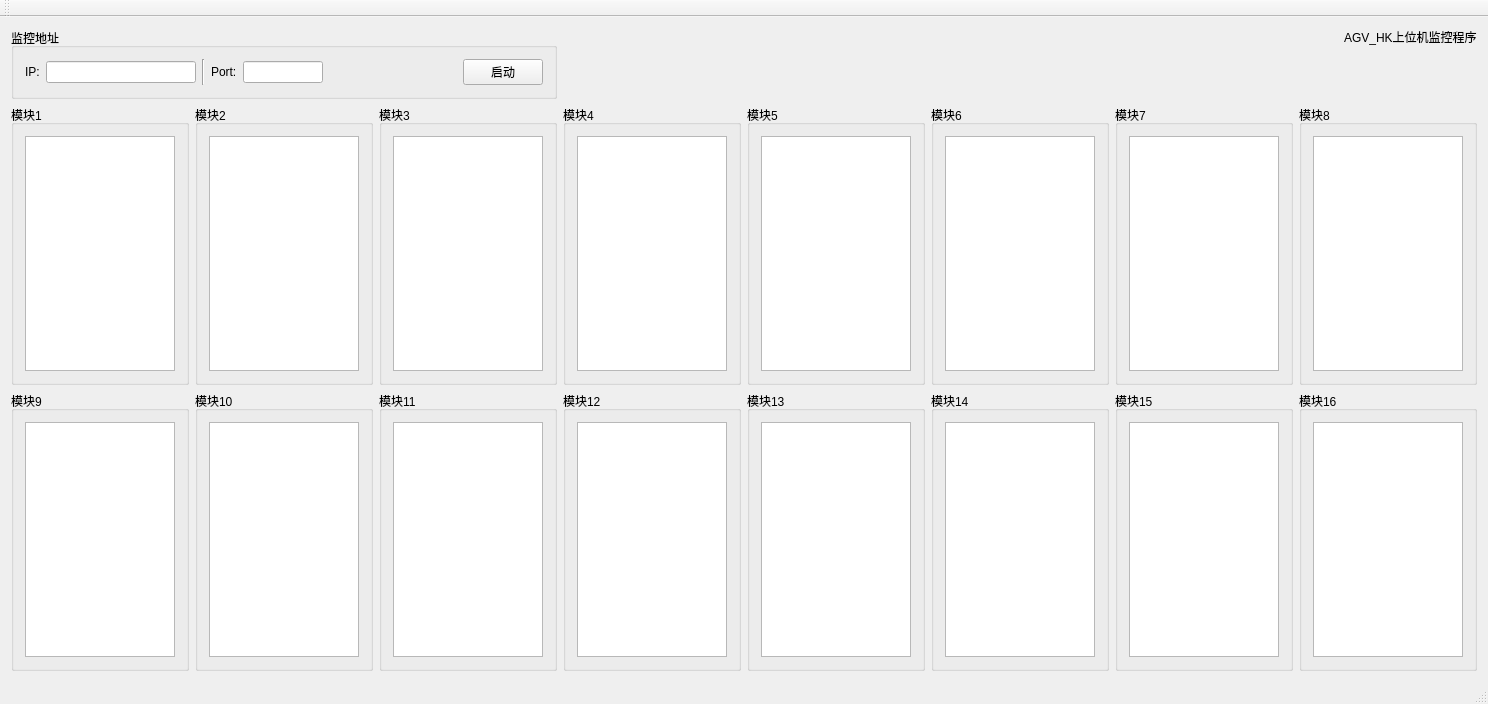
<?xml version="1.0" encoding="UTF-8"?>
<ui version="4.0">
 <class>MainWindow</class>
 <widget class="QMainWindow" name="MainWindow">
  <property name="windowModality">
   <enum>Qt::ApplicationModal</enum>
  </property>
  <property name="geometry">
   <rect>
    <x>0</x>
    <y>0</y>
    <width>1300</width>
    <height>650</height>
   </rect>
  </property>
  <property name="sizePolicy">
   <sizepolicy hsizetype="Fixed" vsizetype="Fixed">
    <horstretch>0</horstretch>
    <verstretch>0</verstretch>
   </sizepolicy>
  </property>
  <property name="windowTitle">
   <string>MainWindow</string>
  </property>
  <widget class="QWidget" name="centralWidget">
   <layout class="QGridLayout" name="gridLayout">
    <item row="1" column="6">
     <widget class="QGroupBox" name="groupBox_9">
      <property name="title">
       <string>模块7</string>
      </property>
      <layout class="QVBoxLayout" name="verticalLayout_11">
       <item>
        <widget class="QTextBrowser" name="textBrowser_Unit7">
         <property name="minimumSize">
          <size>
           <width>150</width>
           <height>235</height>
          </size>
         </property>
        </widget>
       </item>
      </layout>
     </widget>
    </item>
    <item row="1" column="7">
     <widget class="QGroupBox" name="groupBox_10">
      <property name="title">
       <string>模块8</string>
      </property>
      <layout class="QVBoxLayout" name="verticalLayout_12">
       <item>
        <widget class="QTextBrowser" name="textBrowser_Unit8">
         <property name="minimumSize">
          <size>
           <width>150</width>
           <height>235</height>
          </size>
         </property>
        </widget>
       </item>
      </layout>
     </widget>
    </item>
    <item row="2" column="0">
     <widget class="QGroupBox" name="groupBox_11">
      <property name="title">
       <string>模块9</string>
      </property>
      <layout class="QVBoxLayout" name="verticalLayout_13">
       <item>
        <widget class="QTextBrowser" name="textBrowser_Unit9">
         <property name="minimumSize">
          <size>
           <width>150</width>
           <height>235</height>
          </size>
         </property>
        </widget>
       </item>
      </layout>
     </widget>
    </item>
    <item row="1" column="1">
     <widget class="QGroupBox" name="groupBox_3">
      <property name="title">
       <string>模块2</string>
      </property>
      <layout class="QVBoxLayout" name="verticalLayout_5">
       <item>
        <widget class="QTextBrowser" name="textBrowser_Unit2">
         <property name="minimumSize">
          <size>
           <width>150</width>
           <height>235</height>
          </size>
         </property>
        </widget>
       </item>
      </layout>
     </widget>
    </item>
    <item row="1" column="2">
     <widget class="QGroupBox" name="groupBox_5">
      <property name="title">
       <string>模块3</string>
      </property>
      <layout class="QVBoxLayout" name="verticalLayout_7">
       <item>
        <widget class="QTextBrowser" name="textBrowser_Unit3">
         <property name="minimumSize">
          <size>
           <width>150</width>
           <height>235</height>
          </size>
         </property>
        </widget>
       </item>
      </layout>
     </widget>
    </item>
    <item row="0" column="0" colspan="3">
     <widget class="QGroupBox" name="groupBox_4">
      <property name="title">
       <string>监控地址</string>
      </property>
      <layout class="QVBoxLayout" name="verticalLayout_6">
       <item>
        <layout class="QHBoxLayout" name="horizontalLayout_7">
         <item>
          <widget class="QLabel" name="label_targetIP">
           <property name="sizePolicy">
            <sizepolicy hsizetype="Preferred" vsizetype="Preferred">
             <horstretch>0</horstretch>
             <verstretch>0</verstretch>
            </sizepolicy>
           </property>
           <property name="minimumSize">
            <size>
             <width>0</width>
             <height>0</height>
            </size>
           </property>
           <property name="baseSize">
            <size>
             <width>0</width>
             <height>0</height>
            </size>
           </property>
           <property name="text">
            <string>IP:</string>
           </property>
          </widget>
         </item>
         <item>
          <widget class="QLineEdit" name="lineEdit_TcpClientTargetIP">
           <property name="enabled">
            <bool>true</bool>
           </property>
           <property name="sizePolicy">
            <sizepolicy hsizetype="Fixed" vsizetype="Fixed">
             <horstretch>0</horstretch>
             <verstretch>0</verstretch>
            </sizepolicy>
           </property>
           <property name="minimumSize">
            <size>
             <width>150</width>
             <height>0</height>
            </size>
           </property>
           <property name="maximumSize">
            <size>
             <width>200</width>
             <height>16777215</height>
            </size>
           </property>
           <property name="sizeIncrement">
            <size>
             <width>0</width>
             <height>0</height>
            </size>
           </property>
          </widget>
         </item>
         <item>
          <widget class="Line" name="line_4">
           <property name="orientation">
            <enum>Qt::Vertical</enum>
           </property>
          </widget>
         </item>
         <item>
          <widget class="QLabel" name="label_targetPort">
           <property name="sizePolicy">
            <sizepolicy hsizetype="Preferred" vsizetype="Preferred">
             <horstretch>0</horstretch>
             <verstretch>0</verstretch>
            </sizepolicy>
           </property>
           <property name="minimumSize">
            <size>
             <width>0</width>
             <height>0</height>
            </size>
           </property>
           <property name="text">
            <string>Port:</string>
           </property>
          </widget>
         </item>
         <item>
          <widget class="QLineEdit" name="lineEdit_TcpClientTargetPort">
           <property name="minimumSize">
            <size>
             <width>80</width>
             <height>0</height>
            </size>
           </property>
           <property name="maximumSize">
            <size>
             <width>80</width>
             <height>16777215</height>
            </size>
           </property>
          </widget>
         </item>
         <item>
          <spacer name="horizontalSpacer">
           <property name="orientation">
            <enum>Qt::Horizontal</enum>
           </property>
           <property name="sizeHint" stdset="0">
            <size>
             <width>40</width>
             <height>20</height>
            </size>
           </property>
          </spacer>
         </item>
         <item>
          <widget class="QPushButton" name="button_TcpClient">
           <property name="text">
            <string>启动</string>
           </property>
          </widget>
         </item>
        </layout>
       </item>
      </layout>
     </widget>
    </item>
    <item row="1" column="4">
     <widget class="QGroupBox" name="groupBox_7">
      <property name="title">
       <string>模块5</string>
      </property>
      <layout class="QVBoxLayout" name="verticalLayout_9">
       <item>
        <widget class="QTextBrowser" name="textBrowser_Unit5">
         <property name="minimumSize">
          <size>
           <width>150</width>
           <height>235</height>
          </size>
         </property>
        </widget>
       </item>
      </layout>
     </widget>
    </item>
    <item row="1" column="5">
     <widget class="QGroupBox" name="groupBox_8">
      <property name="title">
       <string>模块6</string>
      </property>
      <layout class="QVBoxLayout" name="verticalLayout_10">
       <item>
        <widget class="QTextBrowser" name="textBrowser_Unit6">
         <property name="minimumSize">
          <size>
           <width>150</width>
           <height>235</height>
          </size>
         </property>
        </widget>
       </item>
      </layout>
     </widget>
    </item>
    <item row="1" column="0">
     <widget class="QGroupBox" name="groupBox_2">
      <property name="title">
       <string>模块1</string>
      </property>
      <layout class="QVBoxLayout" name="verticalLayout_4">
       <item>
        <widget class="QTextBrowser" name="textBrowser_Unit1">
         <property name="minimumSize">
          <size>
           <width>150</width>
           <height>235</height>
          </size>
         </property>
        </widget>
       </item>
      </layout>
     </widget>
    </item>
    <item row="1" column="3">
     <widget class="QGroupBox" name="groupBox_6">
      <property name="title">
       <string>模块4</string>
      </property>
      <layout class="QVBoxLayout" name="verticalLayout_8">
       <item>
        <widget class="QTextBrowser" name="textBrowser_Unit4">
         <property name="minimumSize">
          <size>
           <width>150</width>
           <height>235</height>
          </size>
         </property>
        </widget>
       </item>
      </layout>
     </widget>
    </item>
    <item row="2" column="1">
     <widget class="QGroupBox" name="groupBox_18">
      <property name="title">
       <string>模块10</string>
      </property>
      <layout class="QVBoxLayout" name="verticalLayout_20">
       <item>
        <widget class="QTextBrowser" name="textBrowser_Unit10">
         <property name="minimumSize">
          <size>
           <width>150</width>
           <height>235</height>
          </size>
         </property>
        </widget>
       </item>
      </layout>
     </widget>
    </item>
    <item row="2" column="2">
     <widget class="QGroupBox" name="groupBox_14">
      <property name="title">
       <string>模块11</string>
      </property>
      <layout class="QVBoxLayout" name="verticalLayout_16">
       <item>
        <widget class="QTextBrowser" name="textBrowser_Unit11">
         <property name="minimumSize">
          <size>
           <width>150</width>
           <height>235</height>
          </size>
         </property>
        </widget>
       </item>
      </layout>
     </widget>
    </item>
    <item row="2" column="3">
     <widget class="QGroupBox" name="groupBox_15">
      <property name="title">
       <string>模块12</string>
      </property>
      <layout class="QVBoxLayout" name="verticalLayout_17">
       <item>
        <widget class="QTextBrowser" name="textBrowser_Unit12">
         <property name="minimumSize">
          <size>
           <width>150</width>
           <height>235</height>
          </size>
         </property>
        </widget>
       </item>
      </layout>
     </widget>
    </item>
    <item row="2" column="4">
     <widget class="QGroupBox" name="groupBox_12">
      <property name="title">
       <string>模块13</string>
      </property>
      <layout class="QVBoxLayout" name="verticalLayout_14">
       <item>
        <widget class="QTextBrowser" name="textBrowser_Unit13">
         <property name="minimumSize">
          <size>
           <width>150</width>
           <height>235</height>
          </size>
         </property>
        </widget>
       </item>
      </layout>
     </widget>
    </item>
    <item row="2" column="5">
     <widget class="QGroupBox" name="groupBox_13">
      <property name="title">
       <string>模块14</string>
      </property>
      <layout class="QVBoxLayout" name="verticalLayout_15">
       <item>
        <widget class="QTextBrowser" name="textBrowser_Unit14">
         <property name="minimumSize">
          <size>
           <width>150</width>
           <height>235</height>
          </size>
         </property>
        </widget>
       </item>
      </layout>
     </widget>
    </item>
    <item row="2" column="6">
     <widget class="QGroupBox" name="groupBox_17">
      <property name="title">
       <string>模块15</string>
      </property>
      <layout class="QVBoxLayout" name="verticalLayout_19">
       <item>
        <widget class="QTextBrowser" name="textBrowser_Unit15">
         <property name="minimumSize">
          <size>
           <width>150</width>
           <height>235</height>
          </size>
         </property>
        </widget>
       </item>
      </layout>
     </widget>
    </item>
    <item row="2" column="7">
     <widget class="QGroupBox" name="groupBox_16">
      <property name="title">
       <string>模块16</string>
      </property>
      <layout class="QVBoxLayout" name="verticalLayout_18">
       <item>
        <widget class="QTextBrowser" name="textBrowser_Unit16">
         <property name="minimumSize">
          <size>
           <width>150</width>
           <height>235</height>
          </size>
         </property>
        </widget>
       </item>
      </layout>
     </widget>
    </item>
    <item row="0" column="7" alignment="Qt::AlignRight|Qt::AlignTop">
     <widget class="QLabel" name="label">
      <property name="text">
       <string>AGV_HK上位机监控程序</string>
      </property>
     </widget>
    </item>
   </layout>
  </widget>
  <widget class="QMenuBar" name="menuBar">
   <property name="geometry">
    <rect>
     <x>0</x>
     <y>0</y>
     <width>1300</width>
     <height>23</height>
    </rect>
   </property>
  </widget>
  <widget class="QToolBar" name="mainToolBar">
   <attribute name="toolBarArea">
    <enum>TopToolBarArea</enum>
   </attribute>
   <attribute name="toolBarBreak">
    <bool>false</bool>
   </attribute>
  </widget>
  <widget class="QStatusBar" name="statusBar"/>
 </widget>
 <layoutdefault spacing="6" margin="11"/>
 <resources/>
 <connections/>
</ui>
